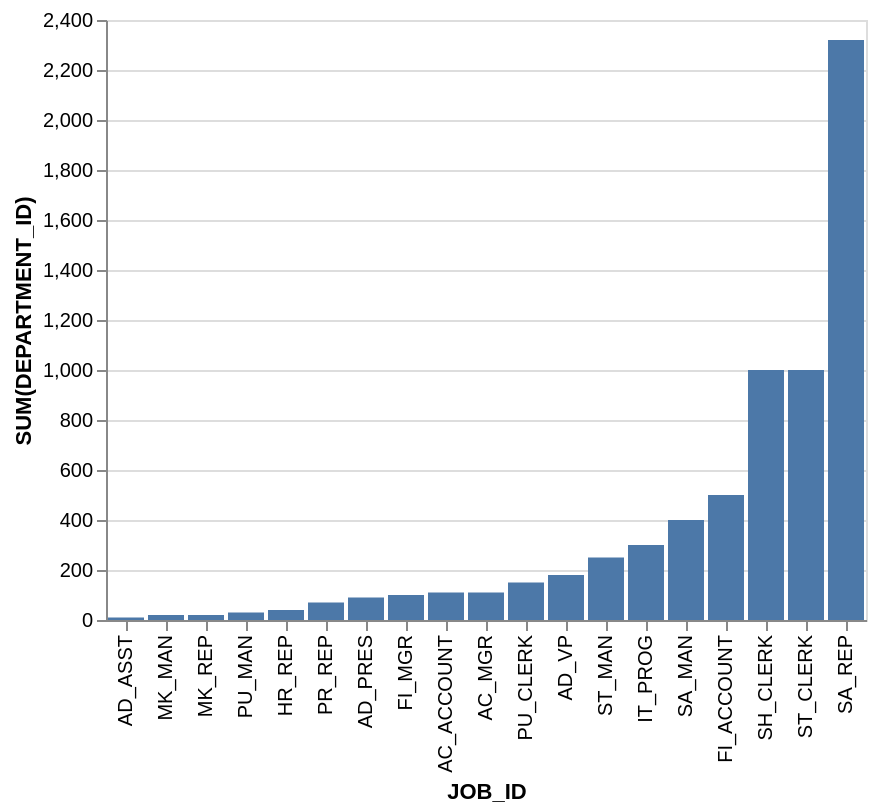

Write a Vega-Lite specification for this figure.
### Vega-Lite specification from a JSON file in a GitHub repository (floating-point values rounded to 4 significant figures)
{"data": {"values": [{"x_data": "AD_ASST", "y_data": 10}, {"x_data": "MK_MAN", "y_data": 20}, {"x_data": "MK_REP", "y_data": 20}, {"x_data": "PU_MAN", "y_data": 30}, {"x_data": "HR_REP", "y_data": 40}, {"x_data": "PR_REP", "y_data": 70}, {"x_data": "AD_PRES", "y_data": 90}, {"x_data": "FI_MGR", "y_data": 100}, {"x_data": "AC_ACCOUNT", "y_data": 110}, {"x_data": "AC_MGR", "y_data": 110}, {"x_data": "PU_CLERK", "y_data": 150}, {"x_data": "AD_VP", "y_data": 180}, {"x_data": "ST_MAN", "y_data": 250}, {"x_data": "IT_PROG", "y_data": 300}, {"x_data": "SA_MAN", "y_data": 400}, {"x_data": "FI_ACCOUNT", "y_data": 500}, {"x_data": "SH_CLERK", "y_data": 1000}, {"x_data": "ST_CLERK", "y_data": 1000}, {"x_data": "SA_REP", "y_data": 2320}]}, "mark": "bar", "encoding": {"x": {"field": "x_data", "type": "nominal", "title": "JOB_ID", "sort": {"op": "sum", "field": "y_data", "order": "ascending"}}, "y": {"field": "y_data", "type": "quantitative", "title": "SUM(DEPARTMENT_ID)"}}}
